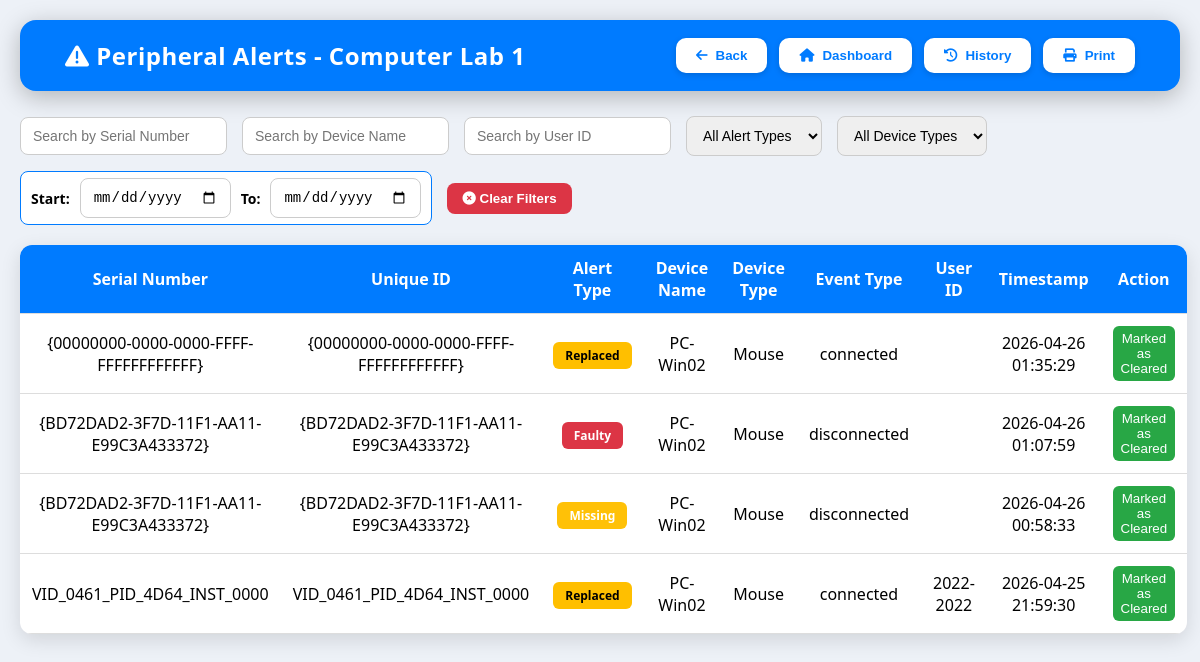
Page /comlab/1/inventory/view_alerts on the earlier database version.
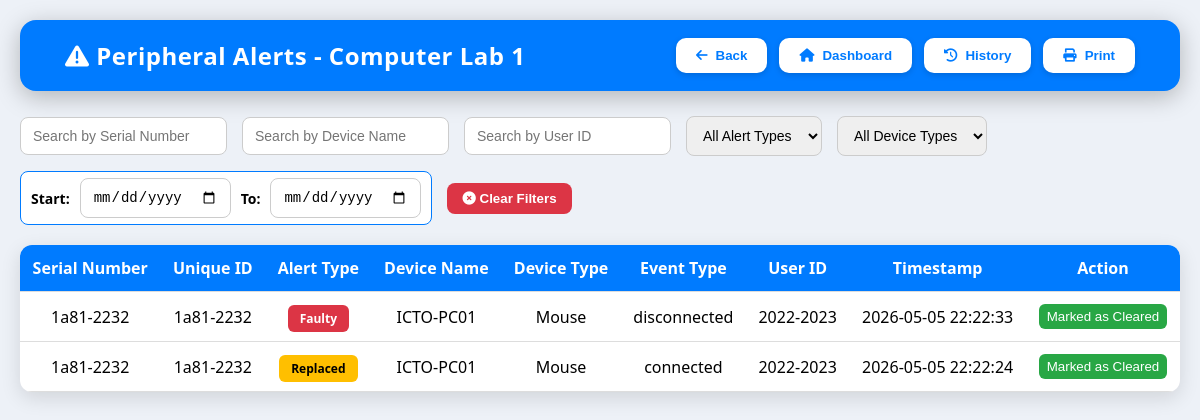
Same page on the later database version.
### tables this page shows
CREATE TABLE peripheral_alerts (
id INTEGER PRIMARY KEY AUTOINCREMENT,
serial_number TEXT, 
alert_type TEXT, 
timestamp TEXT, 
device_name TEXT, 
location TEXT, 
event_type TEXT, 
device_type TEXT, 
user_id TEXT, deleted INTEGER DEFAULT 0, serial_no TEXT);

### app.py (the view)
@app.route("/comlab/<int:comlab_id>/inventory/view_alerts")
def view_alerts(comlab_id):
    try:
        conn = sqlite3.connect(DB_FILE)
        cur = conn.cursor()
        cur.execute("""
            SELECT
                COALESCE(B.unique_id, A.serial_number) AS unique_id,
                A.*
            FROM peripheral_alerts A
            LEFT JOIN peripherals B
                ON A.location = B.lab_id
               AND A.device_name = B.assigned_pc
               AND (
                    A.serial_number = B.serial_number
                    OR A.serial_number = B.unique_id
               )
            WHERE A.location = ?
              AND A.deleted = 0
            ORDER BY datetime(A.timestamp) DESC, A.id DESC
        """, (str(comlab_id),))
        devices = cur.fetchall()
        column_names = [description[0] for description in cur.description]
        conn.close()
        devices_list = [dict(zip(column_names, device)) for device in devices]
        return render_template("view_alerts.html", devices=devices_list, comlab_id=comlab_id)
    except sqlite3.Error as e:
        return f"<h1>Database Error:</h1><p>{str(e)}</p>", 500

### templates/view_alerts.html (shortened to what this page needs)
<!DOCTYPE html>
<html lang="en">
<head>
<link rel="stylesheet" href="https://cdnjs.cloudflare.com/ajax/libs/font-awesome/6.0.0/css/all.min.css"/>
</head>
<body>
<header>
    <h2><i class="fa-solid fa-triangle-exclamation"></i> Peripheral Alerts - Computer Lab {{ comlab_id }}</h2>
    <div class="menu-buttons">
        <button class ="print-hide" onclick="window.location.href='/comlab/{{ comlab_id }}/inventory'"><i class="fas fa-arrow-left"></i> Back</button>
        <button class ="print-hide" onclick="location.href='/admin'"><i class="fas fa-home"></i> Dashboard</button>
        <button class="print-hide" onclick="openDeletedModal()">
    <i class="fas fa-clock-rotate-left"></i> History
</button>
        <button class ="print-hide" onclick="window.print()"><i class="fas fa-print"></i> Print</button>
    </div>
</header>
<div class="filters">
    <input class ="print-hide" type="text" id="search-unique" placeholder="Search by Serial Number">
    <input class ="print-hide" type="text" id="search-device-name" placeholder="Search by Device Name">
    <input class ="print-hide" type="text" id="search-user-id" placeholder="Search by User ID">
    <select class ="print-hide" id="filter-alert-type">
        <option value="">All Alert Types</option>
    </select>
    <select class ="print-hide" id="filter-device-type">
        <option value="">All Device Types</option>
    </select>
    <div class="date-box print-hide" >
        <label>Start:</label>
        <input type="date" id="filter-date-from">
        <label>To:</label>
        <input type="date" id="filter-date-to">
    </div>
        <button class ="print-hide" id="clear-filters" style="background:#dc3545; color:white; border:none; border-radius:8px; padding:8px 15px; font-weight:600; cursor:pointer;">
        <i class="fas fa-times-circle"></i> Clear Filters
    </button>
</div>
<table>
    <thead>
        <tr>
            <th>Serial Number</th>
            <th>Unique ID</th>
            <th>Alert Type</th>
            <th>Device Name</th>
            <th>Device Type</th>
            <th>Event Type</th>
            <th>User ID</th>
            <th>Timestamp</th>
            <th class ="print-hide">Action</th>
        </tr>
    </thead>
    <tbody id="alert-table">
        {% for d in devices %}
<tr data-id="{{ d.id }}">
            <td class="unique_id">{{ d.unique_id }}</td>
            <td class="unique_id">{{ d.serial_number }}</td>
            <td class="alert_type">
                {% if d.alert_type=="faulty" %}<span class="badge faulty">Faulty</span>
                {% elif d.alert_type=="missing" %}<span class="badge missing">Missing</span>
                {% elif d.alert_type=="replaced" %}<span class="badge replaced">Replaced</span>
                {% else %}<span class="badge">{{ d.alert_type }}</span>{% endif %}
            </td>
            <td class="device_name">{{ d.device_name }}</td>
            <td class="device_type">{{ d.device_type }}</td>
            <td>{{ d.event_type }}</td>
            <td class="user_id">{{ d.user_id }}</td>
            <td class="timestamp">{{ d.timestamp }}</td>
             <td class ="print-hide">
        <button class="delete-alert-btn" style="background:#28a745;color:white;border:none;padding:5px 8px;border-radius:6px;cursor:pointer;">
            Marked as Cleared
        </button>
            </td>
        </tr>
        {% endfor %}
    </tbody>
</table>
</body>
</html>

Differences in the rows shown:
no longer on this page (row edited): peripheral_alerts: unique_id "{00000000-0000-0000-FFFF-FFFFFFFFFFFF}", serial_number "{00000000-0000-0000-FFFF-FFFFFFFFFFFF}", alert_type "Replaced", device_name "PC-Win02", device_type "Mouse", event_type "connected", timestamp "2026-04-26 01:35:29"
no longer on this page (row edited): peripheral_alerts: unique_id "{BD72DAD2-3F7D-11F1-AA11-E99C3A433372}", serial_number "{BD72DAD2-3F7D-11F1-AA11-E99C3A433372}", alert_type "Faulty", device_name "PC-Win02", device_type "Mouse", event_type "disconnected", timestamp "2026-04-26 01:07:59"
no longer on this page (row edited): peripheral_alerts: unique_id "{BD72DAD2-3F7D-11F1-AA11-E99C3A433372}", serial_number "{BD72DAD2-3F7D-11F1-AA11-E99C3A433372}", alert_type "Missing", device_name "PC-Win02", device_type "Mouse", event_type "disconnected", timestamp "2026-04-26 00:58:33"
no longer on this page (row edited): peripheral_alerts: unique_id "VID_0461_PID_4D64_INST_0000", serial_number "VID_0461_PID_4D64_INST_0000", alert_type "Replaced", device_name "PC-Win02", device_type "Mouse", event_type "connected", user_id "2022-2022", timestamp "2026-04-25 21:59:30"
added peripheral_alerts: unique_id "1a81-2232", serial_number "1a81-2232", alert_type "Faulty", device_name "ICTO-PC01", device_type "Mouse", event_type "disconnected", user_id "2022-2023", timestamp "2026-05-05 22:22:33"
added peripheral_alerts: unique_id "1a81-2232", serial_number "1a81-2232", alert_type "Replaced", device_name "ICTO-PC01", device_type "Mouse", event_type "connected", user_id "2022-2023", timestamp "2026-05-05 22:22:24"
